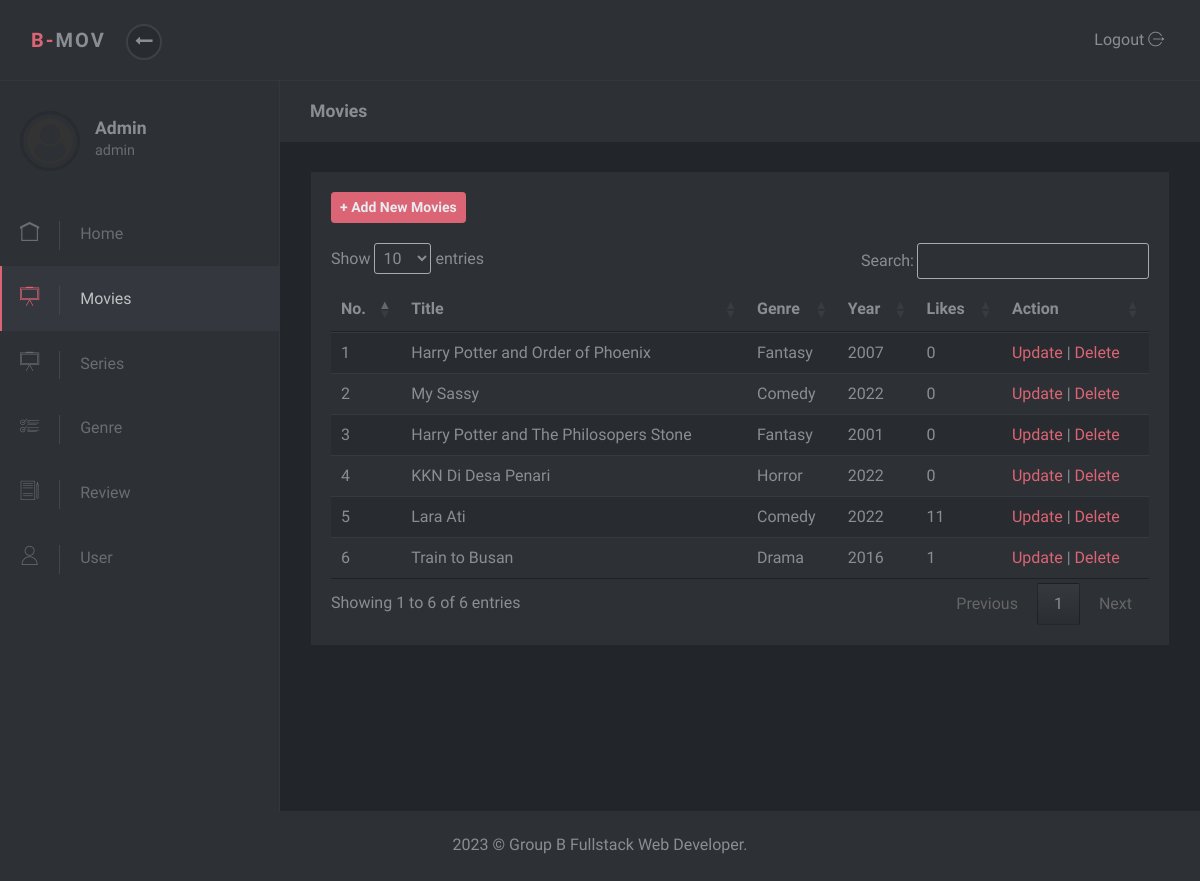
Page /admin/movies.php (signed in) on the committed database.
### tables this page shows
CREATE TABLE `tb_film` (
  `id` int(11) NOT NULL,
  `poster` text NOT NULL,
  `judul` text NOT NULL,
  `jenis` enum('Movie','Series') NOT NULL,
  `genre` text NOT NULL,
  `artis` text NOT NULL,
  `deskripsi` text NOT NULL,
  `tahun` year(4) NOT NULL,
  `negara` varchar(50) NOT NULL,
  `link_video` text NOT NULL,
  `likes` int(11) DEFAULT NULL,
  `wholikes` text DEFAULT NULL
);

### admin/movies.php (the view, shortened to what this page needs)
<?php $page = "Movies";
include 'partials/header.php';
include 'partials/navbar.php';
include 'partials/sidebar.php';
include '../proses/koneksi.php';
?>
<div class="page-content">
  <div class="page-header">
    <div class="container-fluid">
      <h2 class="h5 no-margin-bottom"><?= $page ?></h2>
    </div>
  </div>
  <section class="no-padding-top no-padding-bottom">
    <div class="container-fluid">
      <div class="block">
        <div class="title"><a href="tambahmovies.php" class="btn btn-primary btn-sm font-weight-bold text-light">+ Add New Movies</a></div>
        <div class="table-responsive">
          <table class="table table-striped table-hover" id="myTable">
            <thead>
              <tr>
                <th>No.</th>
                <th>Title</th>
                <th>Genre</th>
                <th>Year</th>
                <th>Likes</th>
                <th>Action</th>
              </tr>
            </thead>
            <tbody>
              <?php
                  $no = 1;
                  $query = mysqli_query($db, 'SELECT * FROM tb_film WHERE jenis="Movie"');
                  if(mysqli_num_rows($query) > 0) {
                  while ($data= mysqli_fetch_array($query)) {
                ?>
                  <tr>
                    <td><?php echo $no?></td>
                    <td><?php echo $data["judul"]?></td>
                    <td><?php echo $data["genre"]?></td>
                    <td><?php echo $data["tahun"]?></td>
                    <td><?php echo $data["likes"]?></td>
                    <td>
                      <a href="editfilm.php?id=<?php echo $data["id"]?>">Update</a> |
                      <a href="proses/deletefilm.php?id=<?php echo $data["id"]?>">Delete</a>
                    </td>
                  </tr>
                <?php $no++; }?>
              <?php } ?>
            </tbody>
          </table>
        </div>
      </div>
    </div>
</div>
<?php include 'partials/footer.php' ?>

### admin/assets/css/style.default.css (style rules this page uses)
body { position: relative; }
section { padding: 0 1rem; }
a { -webkit-transition: all 0.3s; transition: all 0.3s; display: inline-block; }
.no-padding-top { padding-top: 0 !important; }
.no-padding-bottom { padding-bottom: 0 !important; }
.no-margin-bottom { margin-bottom: 0 !important; }
.block { padding: 20px; background: #2d3035; color: #8a8d93; margin-bottom: 30px; }
.page-content { position: relative; background: #22252a; min-height: 100vh; width: calc(100% - 280px); padding: 0; padding-bottom: 70px; }
.page-header { padding: 20px 15px; background: #2d3035; color: #8a8d93; margin-bottom: 30px; }
.block .title { margin-bottom: 20px; }
.table { margin-bottom: 0; }
.table td, .table th { border-color: #343a40; }
.table thead th { border: none; }
.table-striped tbody tr { -webkit-transition: all 0.3s; transition: all 0.3s; }
.table-striped tbody tr:nth-of-type(odd) { background-color: #282b2f; }
.btn { font-weight: 400; border: 1px solid transparent; padding: 0.45rem 0.75rem; font-size: 1rem; line-height: 1.5; border-radius: 0.25rem; -webkit-transition: color 0.15s ease-in-out, background-color 0.15s ease-in-out, border-color 0.15s ease-in-out, -webkit-box-shadow 0.15s ease-in-out; transition: color 0.15s ease-in-out, background-color 0.15s ease-in-out, border-color 0.15s ease-in-out, -webkit-box-shadow 0.15s ease-in-out; transition: color 0.15s ease-in-out, background-color 0.15s ease-in-out, border-color 0.15s ease-in-out, box-shadow 0.15s ease-in-out; transition: color 0.15s ease-in-out, background-color 0.15s ease-in-out, border-color 0.15s ease-in-out, box-shadow 0.15s ease-in-out, -webkit-box-shadow 0.15s ease-in-out; }
.btn-primary { color: color-yiq(#DB6574); background-color: #DB6574; border-color: #DB6574; }
.btn-sm { padding: 0.25rem 0.5rem; font-size: 0.875rem; line-height: 1.5; border-radius: 0.2rem; }
body { font-family: "Muli", sans-serif; font-size: 1rem; font-weight: 400; line-height: 1.5; color: #8a8d93; background-color: #fff; }
a { color: #DB6574; text-decoration: none; }
h1, h2, h3, h4, h5, h6, .h1, .h2, .h3, .h4, .h5, .h6 { margin-bottom: 0.5rem; font-family: inherit; font-weight: 700; line-height: 1.2; color: inherit; }
h2, .h2 { font-size: 1.7rem; }
h5, .h5 { font-size: 1.1rem; }
.text-light { color: #e9ecef !important; }

### rows in the picture
tb_film: judul "Harry Potter and Order of Phoenix", genre "Fantasy", tahun "2007", likes "0"
tb_film: judul "My Sassy", genre "Comedy", tahun "2022", likes "0"
tb_film: judul "Harry Potter and The Philosopers Stone", genre "Fantasy", tahun "2001", likes "0"
tb_film: judul "KKN Di Desa Penari", genre "Horror", tahun "2022", likes "0"
tb_film: judul "Lara Ati", genre "Comedy", tahun "2022", likes "11"
tb_film: judul "Train to Busan", genre "Drama", tahun "2016", likes "1"

### other values in the picture
$_SESSION['nama'] "Admin"
$_SESSION['role'] "admin"
$page "Movies"
